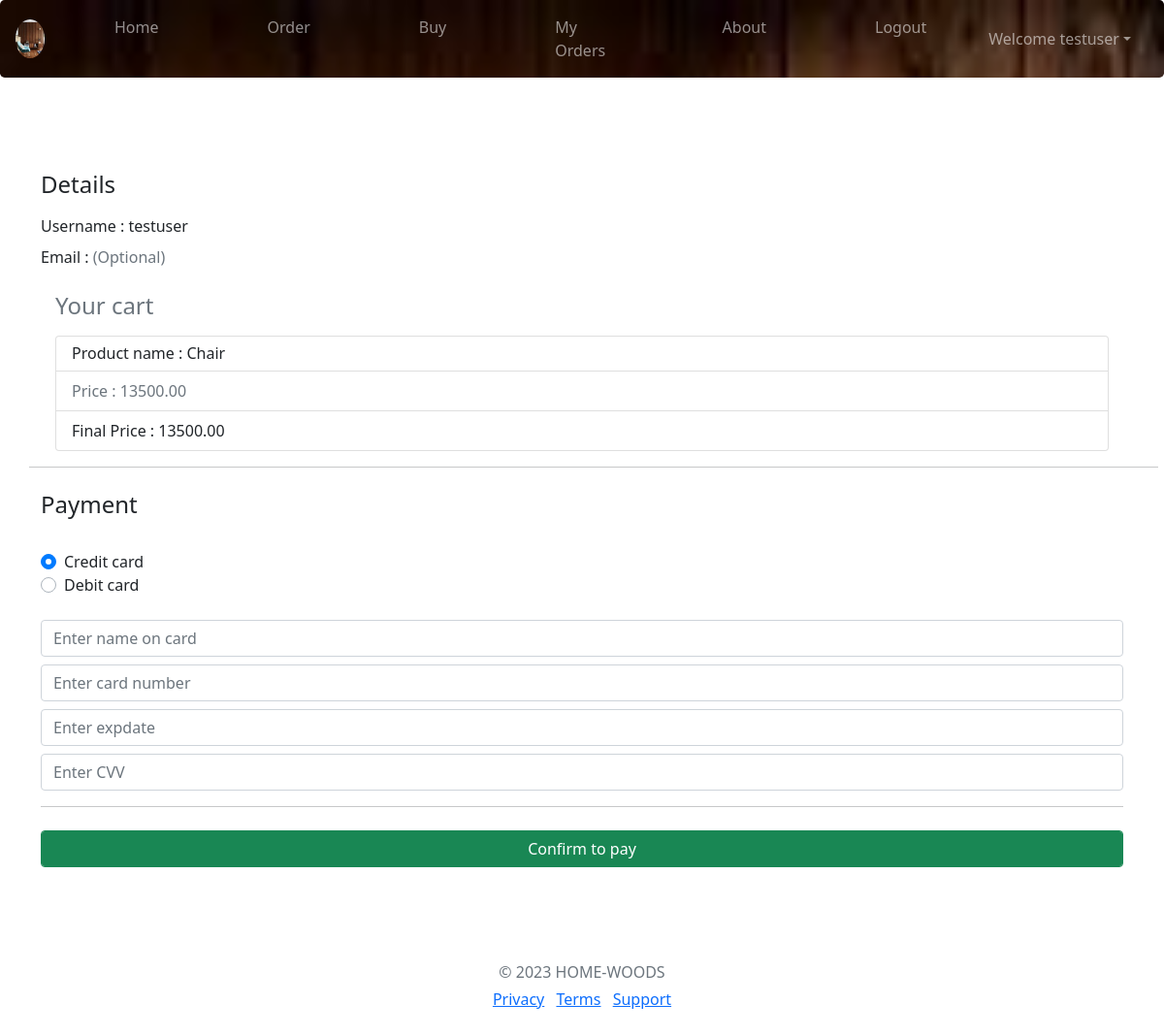
Page /payment/Chair/2/ (signed in) on the earlier database version.
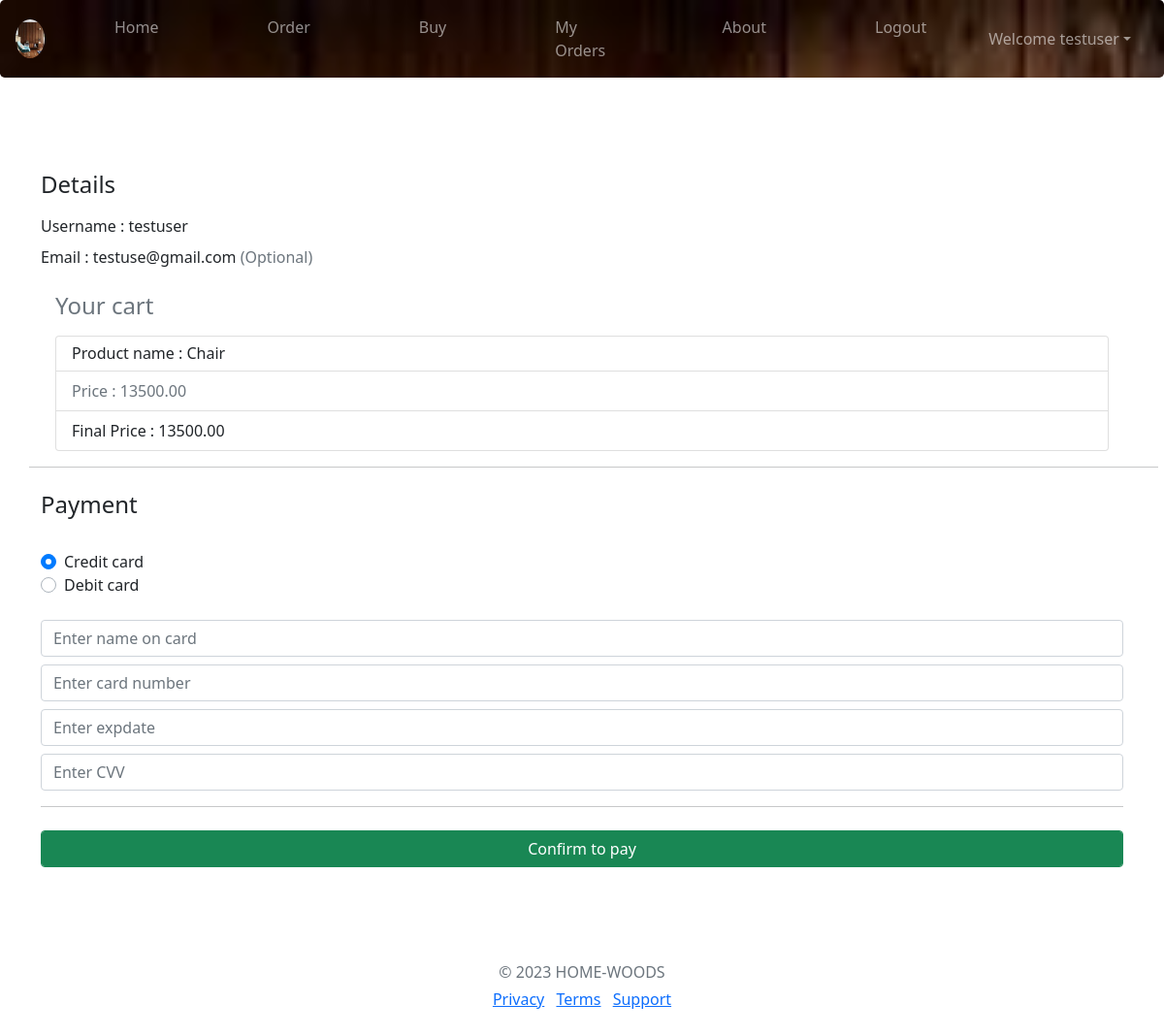
Same page on the later database version.
### HomeWoods/models.py (models this page shows)
class User(AbstractUser):
	c = [
		('0','Guest'),
		('1','Customer'),
		('2','Admin'),
	]
	role_type = models.CharField(max_length=5,choices=c,default='0')
	mob = models.CharField(max_length=10)
	has_order = models.BooleanField(default=False)

### HomeWoods/views.py (the view, shortened to what this page needs)
# urls.py: path('payment/<str:category>/<int:id>/', views.payment, name="payment"),
def payment(request, category, id):
    print(f"Category {category} and Id {id}")
    usDet=User.objects.get(id=request.user.id)
    selldet=Sell.objects.get(prdct_id=id)
    pform=PaymentForm()
    return render(request, 'html/payment.html',{'v2':usDet,'y2':selldet,'zz':pform})

### HomeWoods/forms.py
class PaymentForm(forms.ModelForm):
     class Meta:
         model=Payment
         fields=['c_name','c_number','c_expdate','c_cvv']
         widgets ={
         "c_name":forms.TextInput(attrs={
			"class":"form-control my-2",
			"placeholder":"Enter name on card",
			}),
			"c_number":forms.TextInput(attrs={
			"class":"form-control my-2",
			"placeholder":"Enter card number",
			}),
			"c_expdate":forms.TextInput(attrs={
			"class":"form-control my-2",
			"placeholder":"Enter expdate",
			}),
			"c_cvv":forms.TextInput(attrs={
			"class":"form-control my-2",
			"placeholder":"Enter CVV",
			}),
		}

### templates/html/payment.html (shortened to what this page needs)
{% extends 'html/base.html' %}
  {% block content %}
<link href="https://cdn.jsdelivr.net/npm/bootstrap@5.1.0/dist/css/bootstrap.min.css" rel="stylesheet">
<div class="container">
    <div class="py-5 text-center">
    </div>
      <div class="row">
        <div class="col">
          <div class="mb-3">
            <h4 class="mb-3">Details</h4>
          <div class="mb-3">
            <label for="username">Username : {{v2.username}}</label>
              <br>
            <label for="email">Email : {{v2.email}} <span class="text-muted">(Optional)</span></label>
          </div>
        </div>
        <div class="col">
            <h4 class="d-flex justify-content-between align-items-center mb-3">
          <span class="text-muted">Your cart</span>
        </h4>
        <ul class="list-group mb-3">
          <li class="list-group-item d-flex justify-content-between lh-condensed">
            <div>
              <h6 class="my-0">Product name : {{y2.f_name}}</h6>
            </div>
          </li>
          <li class="list-group-item d-flex justify-content-between 1h-codensed">
           <span class="text-muted">Price : {{y2.c_price}} </span>
          </li>
          <li class="list-group-item d-flex justify-content-between 1h-codensed">
            <span>Final Price : {{y2.c_price}}</span>
          </li>
        </ul>
        </div>
        </div>
            <hr class="mb-4">
          <h4 class="mb-3">Payment</h4>
          <div class="d-block my-3">
            <div class="custom-control custom-radio">
              <label class="custom-control-label" for="credit">Credit card</label>
            </div>
            <div class="custom-control custom-radio">
              <label class="custom-control-label" for="debit">Debit card</label>
            </div>
          </div>
          <form  method="POST">
           {% for i in zz %}
                {{i}}
           {% endfor %}
          <hr class="mb-4">
          <button type="submit" class="btn btn-success form-control">Confirm to pay</button>
        </form>
      </div>
    </div>
        <footer class="my-5 pt-5 text-muted text-center text-small">
      <p class="mb-1">© 2023 HOME-WOODS</p>
      <ul class="list-inline">
        <li class="list-inline-item"><a href="#">Privacy</a></li>
        <li class="list-inline-item"><a href="#">Terms</a></li>
        <li class="list-inline-item"><a href="#">Support</a></li>
      </ul>
    </footer>
  {% endblock %}

### templates/html/navbar.html (shortened to what this page needs)
{% load static %}
<nav class="navbar navbar-expand-md bg-dark navbar-dark rounded-lg">
  <a class="navbar-brand" href="#">
    <img src="{% static 'images/img1.jpg' %}" class="rounded-circle" style="width:30px">
  </a>
  <div class="collapse navbar-collapse justify-content-center" id="collapsibleNavbar">
    <ul class="navbar-nav  mx-auto">
      {% if not user.is_authenticated %}
      <li class="nav-item ms-5">
        <a class="nav-link {% if request.path == '/' %}active{% endif %}" href="/">Home</a>
      </li>
      <li class="nav-item mx-5">
        <a class="nav-link {% if request.path == '/reg/' %}active{% endif %}" href="{% url 'rg' %}">SignIn</a>
      </li>
      <li class="nav-item mx-5">
        <a class="nav-link {% if request.path == '/abt/' %}active{% endif %}" href="{% url 'ab' %}">About</a>
      </li>
      {% else %}
        <li class="nav-item mx-5">
          <a class="nav-link {% if request.path == '/' %}active{% endif %}" href="/">Home</a>
        </li>
        {% if request.user.role_type == '1' %}
        <li class="nav-item ms-6 mx-5">
          <a class="nav-link" href="{% url 'odr' %}">Order</a>
        </li>
        <li class="nav-item mx-5">
        <a class="nav-link" href="{% url 'cat' %}">Buy</a>
        </li>
        <li class="nav-item mx-5">
          <a class="nav-link" href="{% url 'ostat' %}">My Orders</a>
        </li>
      <li class="nav-item mx-5">
        <a class="nav-link {% if request.path == '/abt/' %}active{% endif %}" href="{% url 'ab' %}">About</a>
      </li>
      <li class="nav-item mx-5">
        <a class="nav-link" href="{% url 'lgot' %}">Logout</a>
        </li>
      {% endif %}
      {% endif %}
    </ul>
    <ul class="navbar-nav ml-auto" style="margin-right:10px;">
      {% if user.is_authenticated %}
      <div class="dropdown">
        <a class="nav-link dropdown-toggle" data-toggle="dropdown">Welcome {{request.user.username}}</a>
      </div>
      {% else %}
      <li class="nav-item mx-5">
        <a class="nav-link {% if request.path == '/lgi/' %}active{% endif %}" href="{% url 'log' %}">Login</a>
      </li>
      {% endif %}
    </ul>
  </div>
</nav>

Differences in the rows shown:
changed User "testuser": email (not shown) → "testuse@gmail.com"
